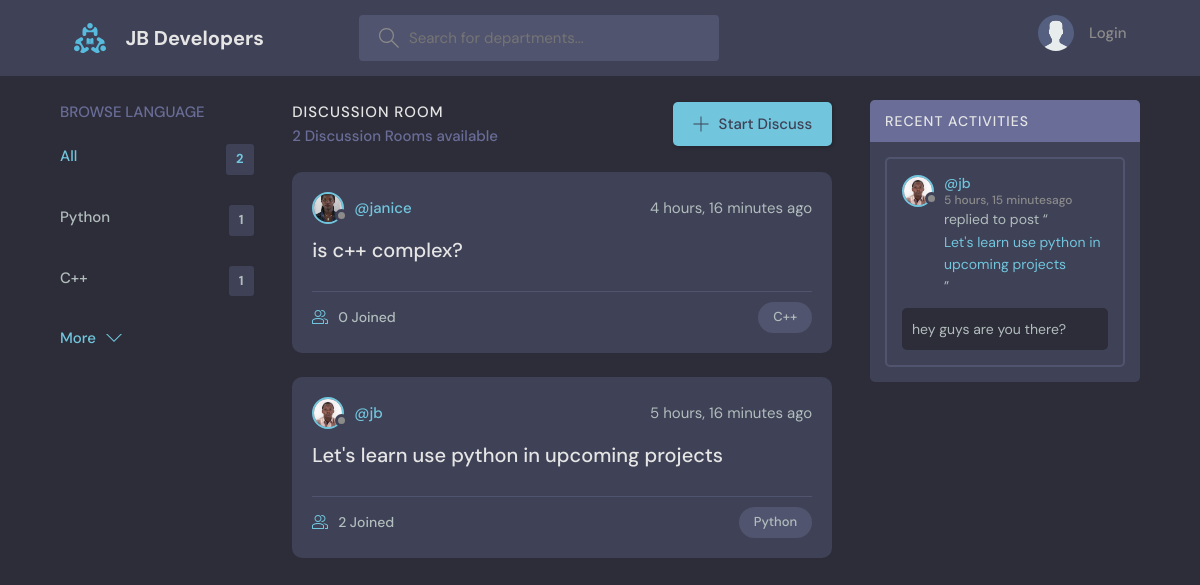
The page / on the database its author committed.
### base/models.py (models this page shows, shortened)
class Topic(models.Model):
    name = models.CharField(max_length=200)

class Department(models.Model):
    host = models.ForeignKey(User, on_delete=models.SET_NULL, null=True)
    topic = models.ForeignKey(Topic, on_delete=models.SET_NULL, null=True)
    name = models.CharField(max_length=200)
    description = models.TextField(null=True,blank=True)
    participants = models.ManyToManyField(User, related_name='participants', blank=True)
    updated = models.DateTimeField(auto_now=True)
    created = models.DateTimeField(auto_now_add=True)
    class Meta:
        ordering = ['-updated','-created']
    def __str__(self):
        return (self.name)

class User(AbstractUser):
    name = models.CharField(max_length=200,null=True)
    email = models.EmailField(unique=True ,null=True)
    bio = models.TextField(null=True)
    avatar = models.ImageField(null=True, default='avatar.svg')
    USERNAME_FIELD = 'email'
    REQUIRED_FIELDS = []

class Message(models.Model):
    user = models.ForeignKey(User, on_delete=models.CASCADE)
    department = models.ForeignKey(Department, on_delete=models.CASCADE)
    body = models.TextField()
    updated = models.DateTimeField(auto_now=True)
    created = models.DateTimeField(auto_now_add=True)
    class Meta:
        ordering = ['-updated','-created']

### base/views.py (the view)
# urls.py: path('', views.Home, name="home"),
def Home(request):
    q=request.GET.get('q') if request.GET.get('q') else ''
    departments = Department.objects.filter(
        Q(topic__name__icontains=q) |
        Q(name__icontains=q) |
        Q(description__icontains=q)|
        Q()
        )
    department_count = departments.count()
    topics = Topic.objects.all()[0:5]
    room_messages = Message.objects.filter(
        Q(department__topic__name__icontains=q) |
        Q(department__name__icontains=q) |
        Q(department__created__icontains=q) |
        Q(body__icontains=q)
        )
    context = {'department':departments, 'topics':topics, 'department_count':department_count, 'room_messages':room_messages}
    return render(request, 'base/home.html' , context)

### base/templates/base/home.html (shortened to what this page needs)
{% extends 'main.html' %}
{% block contents %}
    <main class="layout layout--3">
  {% include 'base/topics_component.html' %}
        <div class="roomList">
          <div class="roomList__header">
            <div>
              <h2>Discussion Room</h2>
              <p>{{department.count}} Discussion Rooms available</p>
            </div>
            <a class="btn btn--main" href="{% url 'create_department' %}">
              <svg version="1.1" xmlns="http://www.w3.org/2000/svg" width="32" height="32" viewBox="0 0 32 32">
                <title>add</title>
                <path
                  d="M16.943 0.943h-1.885v14.115h-14.115v1.885h14.115v14.115h1.885v-14.115h14.115v-1.885h-14.115v-14.115z"
                ></path>
              </svg>
              Start Discuss
            </a>
          </div>
          {% include 'base/feed_component.html' %}
                 </div>
        <div class="activities">
          <div class="activities__header">
            <h2>Recent Activities</h2>
          </div>
        {% include 'base/activity_component.html' %}
        </div>
      </div>
    </main>
    {% endblock %}

### base/templates/base/topics_component.html
    <div class="container">
        <div class="topics">
          <div class="topics__header">
            <h2>Browse Language </h2>
          </div>
          <ul class="topics__list">
            <li>
              <a href="{% url 'home' %}" class="active">All <span>{{topics.count}}</span></a>
            </li>
            {% for topic in topics %}
            <li>
                <a href="{% url 'home' %}?q={{topic.name}}">{{topic.name}} <span>{{topic.department_set.all.count}}</span></a>
            </li>
            {% endfor %}
          </ul>
          <a class="btn btn--link" href="{% url 'topic' %}">
            More
            <svg version="1.1" xmlns="http://www.w3.org/2000/svg" width="32" height="32" viewBox="0 0 32 32">
              <title>chevron-down</title>
              <path d="M16 21l-13-13h-3l16 16 16-16h-3l-13 13z"></path>
            </svg>
          </a>
        </div>

### base/templates/base/feed_component.html (shortened to what this page needs)
{% for department in department %}
<div class="roomListRoom">
    <div class="roomListRoom__header">
      <a href="{% url 'user_profile' department.host.id %}" class="roomListRoom__author">
        <div class="avatar avatar--small">
          <img src="{{department.host.avatar.url}}" />
        </div>
        <span>@{{department.host.username}}</span>
      </a>
      <div class="roomListRoom__actions">
        <ago> {{department.created|timesince}} ago</span>
      </div>
    </div>
    <div class="roomListRoom__content">
      <a href="{% url 'room' department.id %}">{{department.name}}</a>
    </div>
    <div class="roomListRoom__meta">
      <a href="{% url 'room' department.id %}" class="roomListRoom__joined">
        {{department.participants.count}} Joined
      </a>
      <p class="roomListRoom__topic">{{department.topic.name}}</p>
    </div>
  </div>
  {% endfor %}

### base/templates/base/activity_component.html (shortened to what this page needs)
{% for message in room_messages %}
<div class="activities__box">
    <div class="activities__boxHeader roomListRoom__header">
      <a href="{% url 'user_profile' message.user.id %}" class="roomListRoom__author">
        <div class="avatar avatar--small">
          <img src="{{message.user.avatar.url}}" />
        </div>
        <p>
          @{{message.user.username}}
          <span>{{message.created|timesince}}ago</span>
        </p>
      </a>
    </div>
    <div class="activities__boxContent">
      <p>replied to post “<a href="{% url 'room' message.department.id%}">{{message.department}}</a>”</p>
      <div class="activities__boxRoomContent">
        {{message.body}}
      </div>
    </div>
  </div>
  {% endfor %}

### rows shown on the page
Topic: name "Python", department_set.all.count "1"
Topic: name "C++", department_set.all.count "1"
Department: host.avatar (picture), host.username "janice", created "4 hours, 16 minutes", name "is c++ complex?", participants.count "0", topic.name "C++"
Department: host.avatar (picture), host.username "jb", created "5 hours, 16 minutes", name "Let's learn use python in upcoming projects", participants.count "2", topic.name "Python"
Message: user.avatar (picture), user.username "jb", created "5 hours, 15 minutes", department "Let's learn use python in upcoming projects", body "hey guys are you there?"

### other values the page prints
{{ topics.count }} "2"
{{ department.count }} "2"
